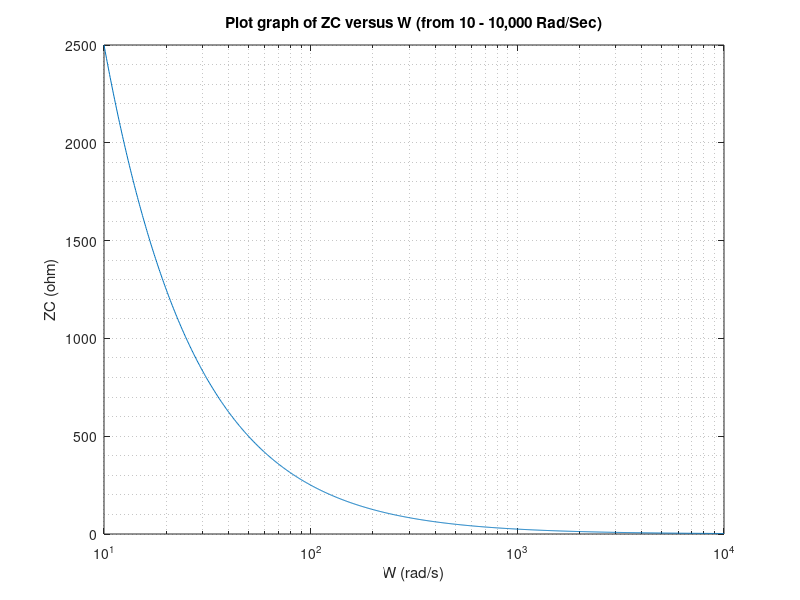
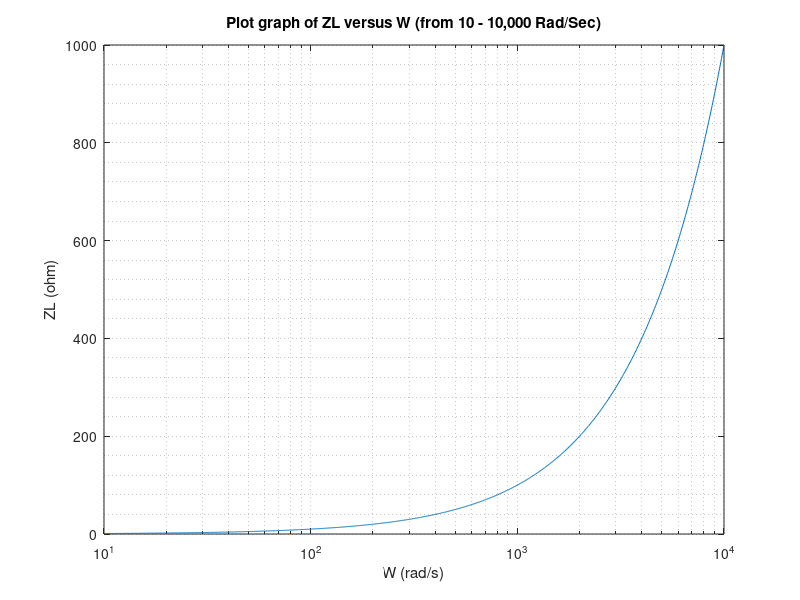
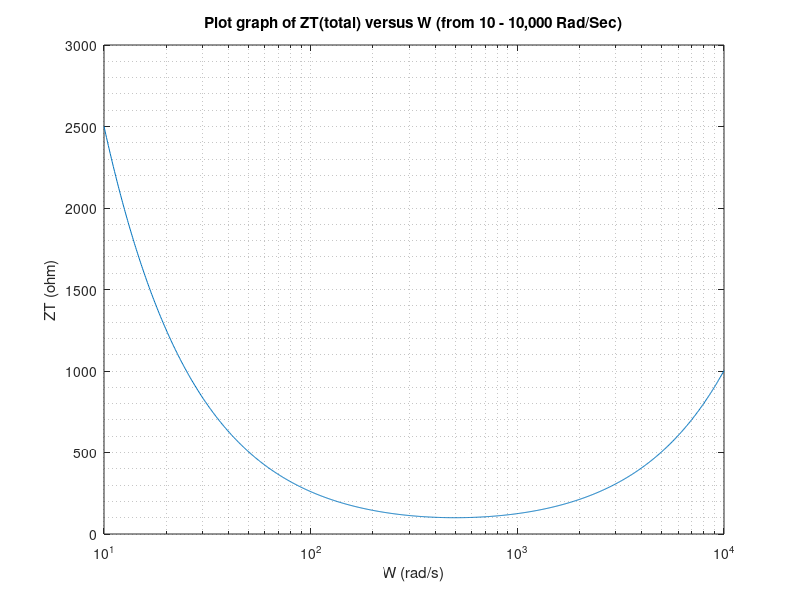
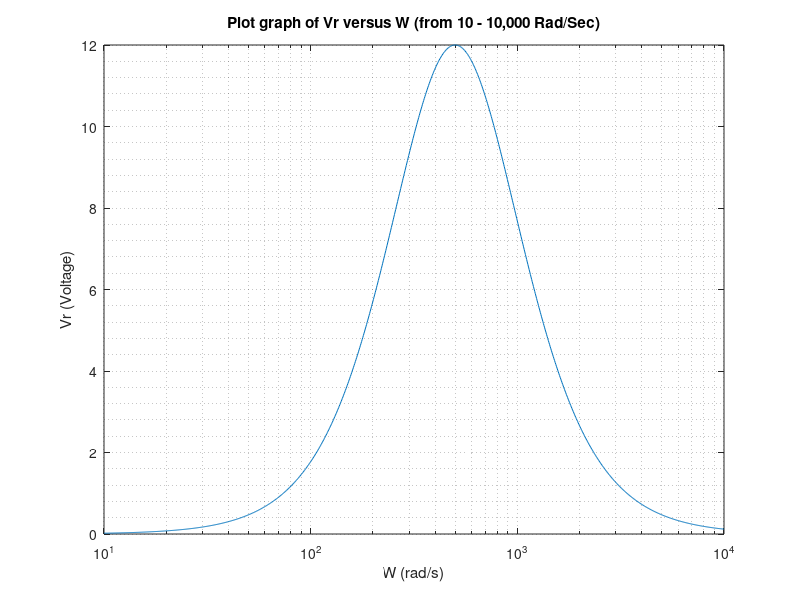

Recreate these plots in MATLAB, in order.
clc
clear
W = logspace(1 , 4 , 1000); % W = 10-1000 Rad/Sec
Vs = 12;                    % Voltage
R = 100;                    % Resistor
L = 100e-3;                 % Inductor
C = 40e-6;                  % Capacitor

%cal value
Zr = R;                     % ZR
Zl = 1j.*W.*L;              % ZL
Zc = -1j./(W.*C);           % ZC
Zt = Zr + Zl + Zc;          % ZT(total)
abs_Zc = abs(Zc);
abs_Zl = abs(Zl);
abs_Zt = abs(Zt);
i = Vs./Zt;
Vr = i*Zr;
Vc = i.*Zc;
Vl = i.*Zl;

data_plots = {
    struct('val', abs_Zc, 'xlabel', "W (rad/s)", 'ylabel', "ZC (ohm)", 'title', "Plot graph of ZC versus W (from 10 - 10,000 Rad/Sec)");
    struct('val', abs_Zl, 'xlabel', "W (rad/s)", 'ylabel', "ZL (ohm)", 'title', "Plot graph of ZL versus W (from 10 - 10,000 Rad/Sec)");
    struct('val', abs_Zt, 'xlabel', "W (rad/s)", 'ylabel', "ZT (ohm)", 'title', "Plot graph of ZT(total) versus W (from 10 - 10,000 Rad/Sec)");
    struct('val', real(Vr), 'xlabel', "W (rad/s)", 'ylabel', "Vr (Voltage)", 'title', "Plot graph of Vr versus W (from 10 - 10,000 Rad/Sec)");
    struct('val', real(Vc), 'xlabel', "W (rad/s)", 'ylabel', "Vc (Voltage)", 'title', "Plot graph of Vc versus W (from 10 - 10,000 Rad/Sec)");
    struct('val', real(Vl), 'xlabel', "W (rad/s)", 'ylabel', "Vl (Voltage)", 'title', "Plot graph of Vl versus W (from 10 - 10,000 Rad/Sec)");
    struct('val', real(i), 'xlabel', "W (rad/s)", 'ylabel', "i (Ampere)", 'title', "Plot graph of i versus W (from 10 - 10,000 Rad/Sec)");
};

for position = 1:length(data_plots)
    figure(position);
    semilogx(W, data_plots{position}.val);
    xlabel(data_plots{position}.xlabel);
    ylabel(data_plots{position}.ylabel);
    title(data_plots{position}.title);
    grid minor;
end

[Imax , Wmax] = max(i);
disp(['Max Current is ', num2str(abs(Imax)), ' Ampere. ','Frequency is ', num2str(W(Wmax)), ' Rad/Sec.']);
